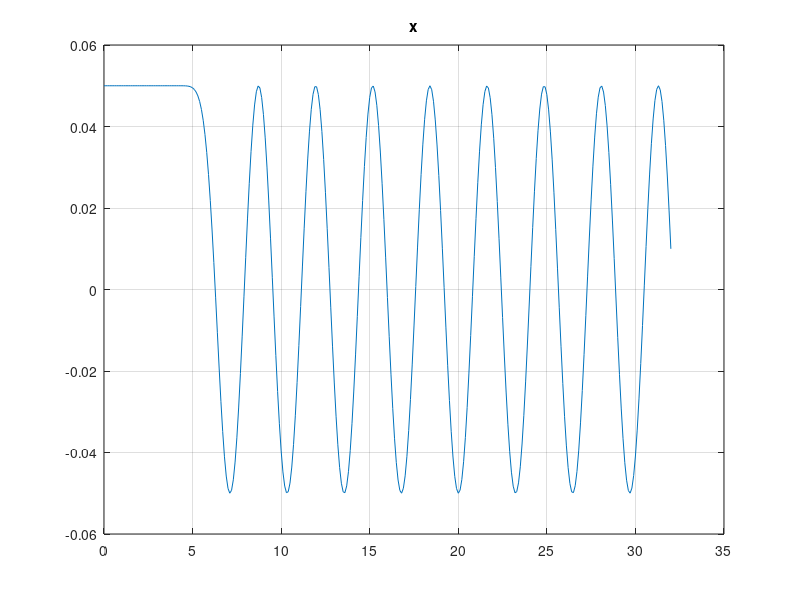
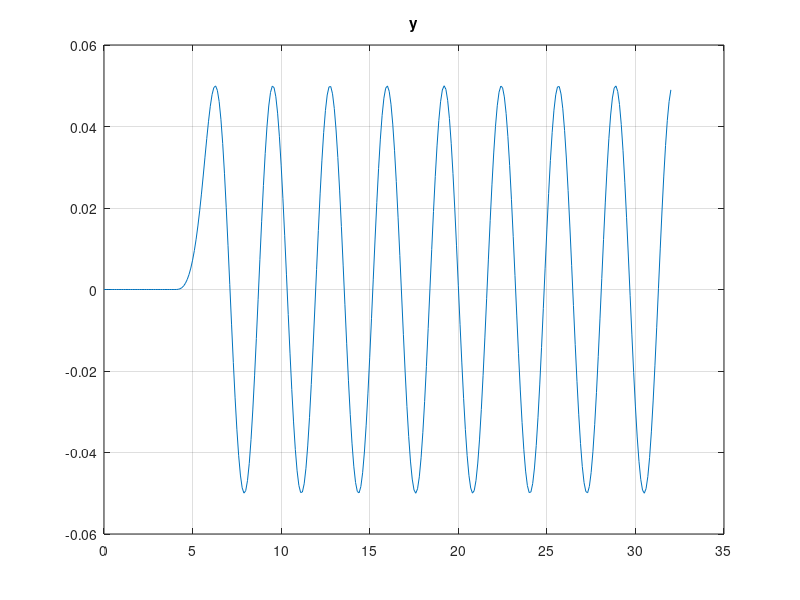
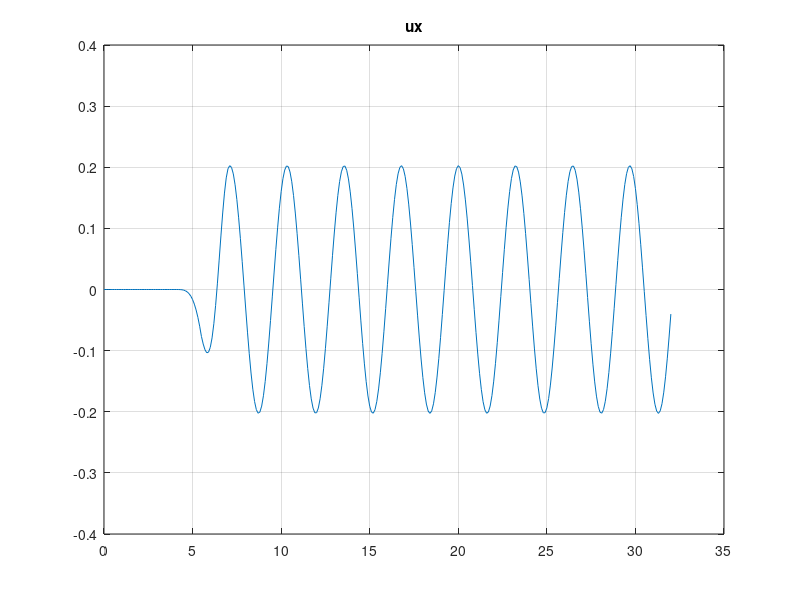
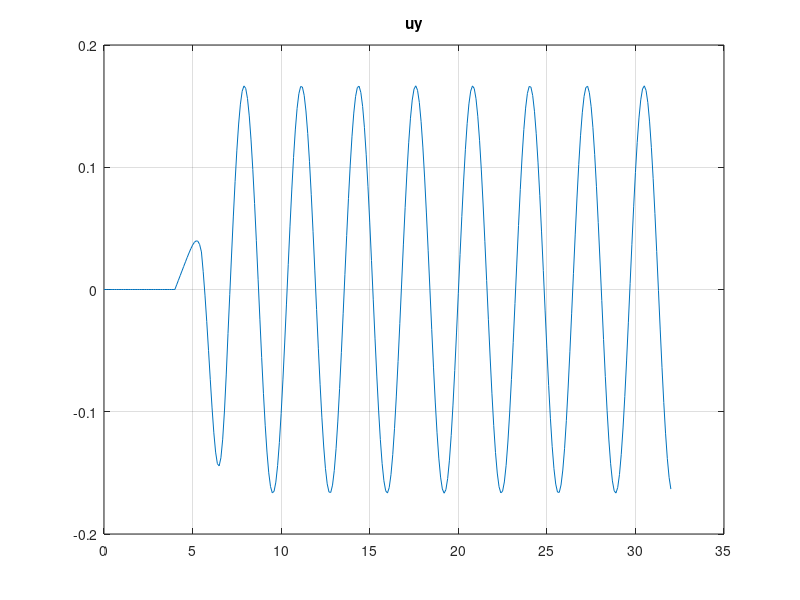

MATLAB code to generate these figures, in order:
clear 
close all
clc

%% Data

m=0.264;            % mass of the ball
r=0.02;             % radius of the ball
g=9.81;             % gravity
J=2/5*m*r^2;        % inertia of the ball
b=0.0245;           % arm of the motor
lx=0.182;           % longer edge HALF length
ly=0.150;           % shorter edge HALF length

Cx=m*g*b/lx/(m+J/r^2);
Cy=m*g*b/ly/(m+J/r^2);

%% Parameters

r=0.05;   % radius
T=5;      % period
N=5;      % number of periods
res=0.1;  % temporal resolution (seconds)

%% Generation

% Start in (r,0) (first 4 seconds)

t=0:res:4;
x=r*ones(1,length(t));
y=zeros(1,length(t));
xp=zeros(1,length(t));
yp=zeros(1,length(t));
ux=zeros(1,length(t));
uy=zeros(1,length(t));
theta=zeros(1,length(t));
thetap=zeros(1,length(t));
thetapp=zeros(1,length(t));

%%%% Triangular acceleration profile (max acc more or less =0.866, final velocity more or less =2*pi/5 --> t=3 sec) %%%%

    % accelerate from thetapp=0, with linear acceleration, in 1.5 sec (more or less 2*pi/(5*0.866))
    
    t_seg=res:res:1.5;
    t=[t t(end)+t_seg];
    
    thetappp_seg=0.866*ones(1,length(t_seg));
    thetapp_seg=thetappp_seg.*t_seg+0;
    thetap_seg=0.5*thetappp_seg.*t_seg.^2+0*t_seg+0;
    theta_seg=1/6*thetappp_seg.*t_seg.^3+0.5*0*t_seg.^2+0*t_seg+0;
    
    x=[x r*cos(theta_seg)];
    y=[y r*sin(theta_seg)];
    
    xp=[xp -r*sin(theta_seg).*thetap_seg];
    yp=[yp r*cos(theta_seg).*thetap_seg];
    
    xpp=-r*cos(theta_seg).*thetap_seg.^2-r*sin(theta_seg).*thetapp_seg;
    ypp=-r*sin(theta_seg).*thetap_seg.^2+r*cos(theta_seg).*thetapp_seg;
    
    ux=[ux asin(xpp/Cx)];
    uy=[uy asin(ypp/Cy)];

    theta=[theta theta_seg];
    thetap=[thetap thetap_seg];
    thetapp=[thetapp thetapp_seg];

    % decelerate until thetapp=0 and speed = 2*pi/5

    t_seg=res:res:1.5;
    t=[t t(end)+t_seg];
    
    thetappp_seg=-0.866*ones(1,length(t_seg));
    thetapp_seg=thetappp_seg.*t_seg+thetapp(end);
    thetap_seg=0.5*thetappp_seg.*t_seg.^2+thetapp(end)*t_seg+thetap(end);
    theta_seg=1/6*thetappp_seg.*t_seg.^3+0.5*thetapp(end)*t_seg.^2+thetap(end)*t_seg+theta(end);
    
    x=[x r*cos(theta_seg)];
    y=[y r*sin(theta_seg)];
    
    xp=[xp -r*sin(theta_seg).*thetap_seg];
    yp=[yp r*cos(theta_seg).*thetap_seg];
    
    xpp=-r*cos(theta_seg).*thetap_seg.^2-r*sin(theta_seg).*thetapp_seg;
    ypp=-r*sin(theta_seg).*thetap_seg.^2+r*cos(theta_seg).*thetapp_seg;
    
    ux=[ux asin(xpp/Cx)];
    uy=[uy asin(ypp/Cy)];

    theta=[theta theta_seg];
    thetap=[thetap thetap_seg];
    thetapp=[thetapp thetapp_seg];

% Start circling around with constant speed

t_seg=res:res:T*N;
t=[t t(end)+t_seg];

thetapp_seg=zeros(1,length(t_seg));
thetap_seg=thetap(end)*ones(1,length(t_seg));
theta_seg=0.5*thetapp_seg.*t_seg.^2+thetap_seg.*t_seg+theta(end);

x=[x r*cos(theta_seg)];
y=[y r*sin(theta_seg)];

xp=[xp -r*sin(theta_seg).*thetap_seg];
yp=[yp r*cos(theta_seg).*thetap_seg];

xpp=-r*cos(theta_seg).*thetap_seg.^2-r*sin(theta_seg).*thetapp_seg;
ypp=-r*sin(theta_seg).*thetap_seg.^2+r*cos(theta_seg).*thetapp_seg;

ux=[ux asin(xpp/Cx)];
uy=[uy asin(ypp/Cy)];

theta=[theta theta_seg];
thetap=[thetap thetap_seg];
thetapp=[thetapp thetapp_seg];

%%%

% figure
% plot(nan,nan)
% axis([-0.1 0.1 -0.1 0.1])
% grid on
% box on
% 
% for ii=1:length(t)
% 
%    clf
%    plot(x(ii),y(ii),'ro')
%    axis([-0.1 0.1 -0.1 0.1])
%    grid on
%    box on
%    drawnow
% 
% end
% 
% figure
% plot(nan,nan)
% axis([0 30 -0.1 0.1])
% grid on
% box on
% 
% for ii=1:length(t)
% 
%    clf
%    plot(t(ii),ux(ii),'ro')
%    axis([0 30 -0.1 0.1])
%    grid on
%    box on
%    drawnow
% 
% end

figure
plot(t,x)
grid on
title('x')

figure
plot(t,y)
grid on
title('y')

figure
plot(t,ux)
grid on
title('ux')

figure
plot(t,uy)
grid on
title('uy')

figure
plot(t,xp)
grid on
title('xp')

figure
plot(t,yp)
grid on
title('yp')

figure
plot(t,theta)
grid on
title('theta')

figure
plot(t,thetap)
grid on
title('thetap')

figure
plot(t,thetapp)
grid on
title('thetapp')

%% Save

circle.x=x';
circle.y=y';
circle.xp=xp';
circle.yp=yp';
circle.t=t';
circle.ux=ux';
circle.uy=uy';

save('circle_traj','circle');
